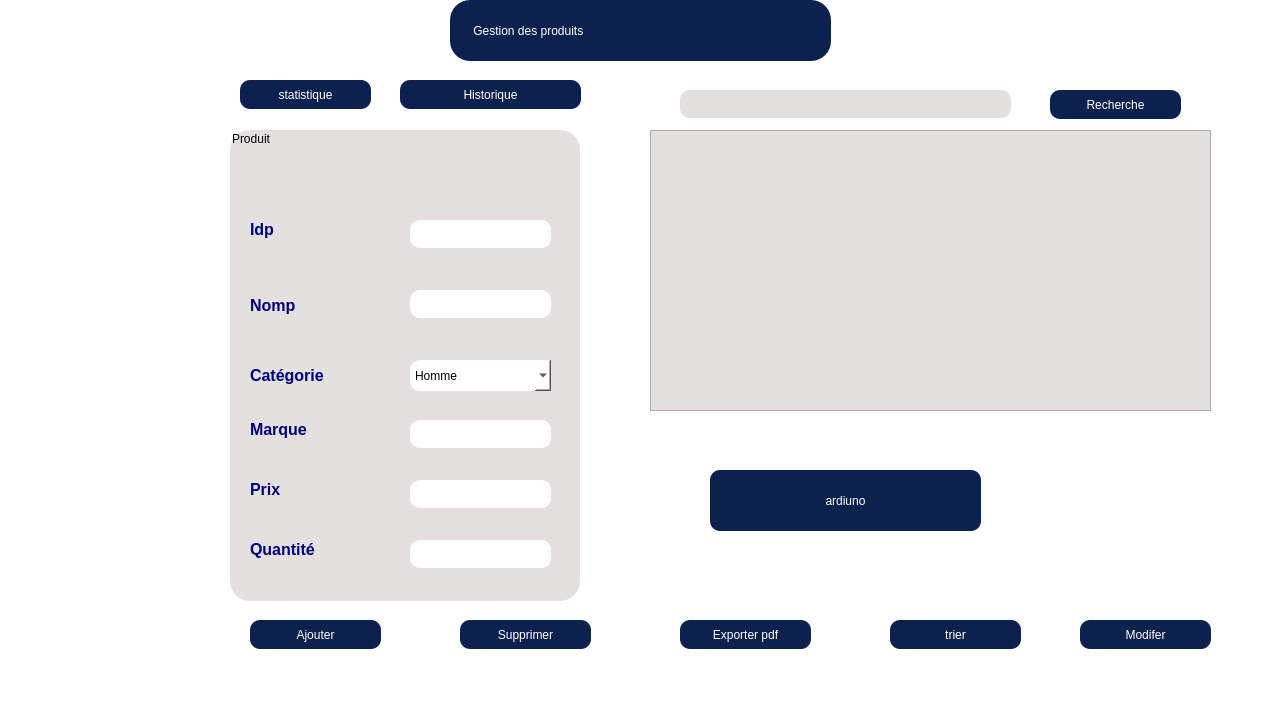
<?xml version="1.0" encoding="UTF-8"?>
<ui version="4.0">
 <class>MainWindow</class>
 <widget class="QMainWindow" name="MainWindow">
  <property name="geometry">
   <rect>
    <x>0</x>
    <y>0</y>
    <width>1280</width>
    <height>720</height>
   </rect>
  </property>
  <property name="windowTitle">
   <string>MainWindow</string>
  </property>
  <property name="styleSheet">
   <string notr="true">background-color: rgb(255, 255, 255);
background-color: rgb(255, 255, 255);</string>
  </property>
  <widget class="QWidget" name="centralwidget">
   <widget class="QGroupBox" name="groupBoxCategorie">
    <property name="geometry">
     <rect>
      <x>230</x>
      <y>130</y>
      <width>350</width>
      <height>471</height>
     </rect>
    </property>
    <property name="styleSheet">
     <string notr="true">background-color:rgb(228,224,223);
alternate-background-color: rgb(153, 204, 153);
font: 18pt &quot;Segoe UI&quot;;
border-radius:20%;</string>
    </property>
    <property name="title">
     <string>Produit</string>
    </property>
    <widget class="QLabel" name="label">
     <property name="geometry">
      <rect>
       <x>20</x>
       <y>90</y>
       <width>121</width>
       <height>51</height>
      </rect>
     </property>
     <property name="styleSheet">
      <string notr="true">color: rgb(0, 0, 127);</string>
     </property>
     <property name="text">
      <string>&lt;html&gt;&lt;head/&gt;&lt;body&gt;&lt;p&gt;&lt;span style=&quot; font-size:12pt; font-weight:696;&quot;&gt;Idp &lt;/span&gt;&lt;/p&gt;&lt;p&gt;&lt;br/&gt;&lt;/p&gt;&lt;/body&gt;&lt;/html&gt;</string>
     </property>
    </widget>
    <widget class="QLabel" name="label_3">
     <property name="geometry">
      <rect>
       <x>20</x>
       <y>150</y>
       <width>141</width>
       <height>51</height>
      </rect>
     </property>
     <property name="styleSheet">
      <string notr="true">color: rgb(0, 0, 127);</string>
     </property>
     <property name="text">
      <string>&lt;html&gt;&lt;head/&gt;&lt;body&gt;&lt;p&gt;&lt;span style=&quot; font-size:12pt; font-weight:696;&quot;&gt;Nomp&lt;/span&gt;&lt;/p&gt;&lt;/body&gt;&lt;/html&gt;</string>
     </property>
    </widget>
    <widget class="QLabel" name="label_4">
     <property name="geometry">
      <rect>
       <x>20</x>
       <y>230</y>
       <width>101</width>
       <height>31</height>
      </rect>
     </property>
     <property name="styleSheet">
      <string notr="true">color: rgb(0, 0, 127);</string>
     </property>
     <property name="text">
      <string>&lt;html&gt;&lt;head/&gt;&lt;body&gt;&lt;p&gt;&lt;span style=&quot; font-size:12pt; font-weight:700;&quot;&gt;Catégorie &lt;/span&gt;&lt;/p&gt;&lt;/body&gt;&lt;/html&gt;</string>
     </property>
    </widget>
    <widget class="QLabel" name="label_5">
     <property name="geometry">
      <rect>
       <x>20</x>
       <y>290</y>
       <width>151</width>
       <height>41</height>
      </rect>
     </property>
     <property name="styleSheet">
      <string notr="true">color: rgb(0, 0, 127);</string>
     </property>
     <property name="text">
      <string>&lt;html&gt;&lt;head/&gt;&lt;body&gt;&lt;p&gt;&lt;span style=&quot; font-size:12pt; font-weight:696;&quot;&gt;Marque&lt;/span&gt;&lt;/p&gt;&lt;p&gt;&lt;br/&gt;&lt;/p&gt;&lt;/body&gt;&lt;/html&gt;</string>
     </property>
    </widget>
    <widget class="QLabel" name="label_6">
     <property name="geometry">
      <rect>
       <x>20</x>
       <y>350</y>
       <width>101</width>
       <height>41</height>
      </rect>
     </property>
     <property name="styleSheet">
      <string notr="true">color: rgb(0, 0, 127);</string>
     </property>
     <property name="text">
      <string>&lt;html&gt;&lt;head/&gt;&lt;body&gt;&lt;p&gt;&lt;span style=&quot; font-size:12pt; font-weight:696;&quot;&gt;Prix&lt;/span&gt;&lt;/p&gt;&lt;p&gt;&lt;br/&gt;&lt;/p&gt;&lt;/body&gt;&lt;/html&gt;</string>
     </property>
    </widget>
    <widget class="QLabel" name="label_7">
     <property name="geometry">
      <rect>
       <x>20</x>
       <y>410</y>
       <width>131</width>
       <height>41</height>
      </rect>
     </property>
     <property name="styleSheet">
      <string notr="true">color: rgb(0, 0, 127);</string>
     </property>
     <property name="text">
      <string>&lt;html&gt;&lt;head/&gt;&lt;body&gt;&lt;p&gt;&lt;span style=&quot; font-size:12pt; font-weight:696;&quot;&gt;Quantité&lt;/span&gt;&lt;/p&gt;&lt;p&gt;&lt;br/&gt;&lt;/p&gt;&lt;/body&gt;&lt;/html&gt;</string>
     </property>
    </widget>
    <widget class="QLineEdit" name="lineEdit_Idp">
     <property name="geometry">
      <rect>
       <x>180</x>
       <y>90</y>
       <width>141</width>
       <height>28</height>
      </rect>
     </property>
     <property name="styleSheet">
      <string notr="true">background-color: rgb(255, 255, 255);
 border-radius:10%;</string>
     </property>
    </widget>
    <widget class="QComboBox" name="categorie">
     <property name="geometry">
      <rect>
       <x>180</x>
       <y>230</y>
       <width>141</width>
       <height>31</height>
      </rect>
     </property>
     <property name="styleSheet">
      <string notr="true">font: 9pt &quot;Segoe UI&quot;;
color: rgb(0, 0, 0);
background-color: rgb(255, 255, 255);
 border-radius:10%;</string>
     </property>
     <item>
      <property name="text">
       <string>Homme</string>
      </property>
     </item>
     <item>
      <property name="text">
       <string>Femme</string>
      </property>
     </item>
     <item>
      <property name="text">
       <string>Enfant</string>
      </property>
     </item>
    </widget>
    <widget class="QLineEdit" name="lineEdit_Nomp">
     <property name="geometry">
      <rect>
       <x>180</x>
       <y>160</y>
       <width>141</width>
       <height>28</height>
      </rect>
     </property>
     <property name="styleSheet">
      <string notr="true">background-color: rgb(255, 255, 255);
 border-radius:10%;</string>
     </property>
    </widget>
   </widget>
   <widget class="QPushButton" name="Modifier_produit">
    <property name="geometry">
     <rect>
      <x>1080</x>
      <y>620</y>
      <width>131</width>
      <height>29</height>
     </rect>
    </property>
    <property name="styleSheet">
     <string notr="true">background-color: rgb(13, 33, 79); border-radius:10%;
font: 9pt &quot;Segoe UI&quot;;
color: rgb(255, 255, 255);
</string>
    </property>
    <property name="text">
     <string>Modifer</string>
    </property>
   </widget>
   <widget class="QPushButton" name="ajouter_produit">
    <property name="geometry">
     <rect>
      <x>250</x>
      <y>620</y>
      <width>131</width>
      <height>29</height>
     </rect>
    </property>
    <property name="styleSheet">
     <string notr="true">background-color: rgb(13, 33, 79); border-radius:10%;
font: 9pt &quot;Segoe UI&quot;;
color: rgb(255, 255, 255);
</string>
    </property>
    <property name="text">
     <string>Ajouter</string>
    </property>
   </widget>
   <widget class="QPushButton" name="expoter_produit">
    <property name="geometry">
     <rect>
      <x>680</x>
      <y>620</y>
      <width>131</width>
      <height>29</height>
     </rect>
    </property>
    <property name="styleSheet">
     <string notr="true">background-color: rgb(13, 33, 79); border-radius:10%;
font: 9pt &quot;Segoe UI&quot;;
color: rgb(255, 255, 255);
</string>
    </property>
    <property name="text">
     <string>Exporter pdf</string>
    </property>
   </widget>
   <widget class="QPushButton" name="suppreime_produit">
    <property name="geometry">
     <rect>
      <x>460</x>
      <y>620</y>
      <width>131</width>
      <height>29</height>
     </rect>
    </property>
    <property name="styleSheet">
     <string notr="true">background-color: rgb(13, 33, 79); border-radius:10%;
font: 9pt &quot;Segoe UI&quot;;
color: rgb(255, 255, 255);
</string>
    </property>
    <property name="text">
     <string>Supprimer</string>
    </property>
   </widget>
   <widget class="QPushButton" name="recherhce_produit">
    <property name="geometry">
     <rect>
      <x>1050</x>
      <y>90</y>
      <width>131</width>
      <height>29</height>
     </rect>
    </property>
    <property name="styleSheet">
     <string notr="true">background-color: rgb(13, 33, 79); border-radius:10%;
font: 9pt &quot;Segoe UI&quot;;
color: rgb(255, 255, 255);
style:bold;
</string>
    </property>
    <property name="text">
     <string>Recherche</string>
    </property>
   </widget>
   <widget class="QLabel" name="label_2">
    <property name="geometry">
     <rect>
      <x>1130</x>
      <y>-20</y>
      <width>121</width>
      <height>101</height>
     </rect>
    </property>
    <property name="text">
     <string/>
    </property>
    <property name="pixmap">
     <pixmap>Black_and_White_Elegant_Fashion_Brand_Logo-removebg-preview.png</pixmap>
    </property>
    <property name="scaledContents">
     <bool>true</bool>
    </property>
   </widget>
   <widget class="QLabel" name="label_14">
    <property name="geometry">
     <rect>
      <x>450</x>
      <y>0</y>
      <width>381</width>
      <height>61</height>
     </rect>
    </property>
    <property name="styleSheet">
     <string notr="true">background-color: rgb(13, 33, 79); border-radius:20%;
color: rgb(255, 255, 255);
font: 700 16pt &quot;Segoe UI&quot;;</string>
    </property>
    <property name="text">
     <string>       Gestion des produits</string>
    </property>
   </widget>
   <widget class="QFrame" name="BarreMenu">
    <property name="geometry">
     <rect>
      <x>30</x>
      <y>20</y>
      <width>181</width>
      <height>631</height>
     </rect>
    </property>
    <property name="palette">
     <palette>
      <active>
       <colorrole role="WindowText">
        <brush brushstyle="SolidPattern">
         <color alpha="255">
          <red>255</red>
          <green>255</green>
          <blue>255</blue>
         </color>
        </brush>
       </colorrole>
       <colorrole role="Button">
        <brush brushstyle="SolidPattern">
         <color alpha="255">
          <red>13</red>
          <green>33</green>
          <blue>79</blue>
         </color>
        </brush>
       </colorrole>
       <colorrole role="Base">
        <brush brushstyle="SolidPattern">
         <color alpha="255">
          <red>13</red>
          <green>33</green>
          <blue>79</blue>
         </color>
        </brush>
       </colorrole>
       <colorrole role="Window">
        <brush brushstyle="SolidPattern">
         <color alpha="255">
          <red>13</red>
          <green>33</green>
          <blue>79</blue>
         </color>
        </brush>
       </colorrole>
      </active>
      <inactive>
       <colorrole role="WindowText">
        <brush brushstyle="SolidPattern">
         <color alpha="255">
          <red>255</red>
          <green>255</green>
          <blue>255</blue>
         </color>
        </brush>
       </colorrole>
       <colorrole role="Button">
        <brush brushstyle="SolidPattern">
         <color alpha="255">
          <red>13</red>
          <green>33</green>
          <blue>79</blue>
         </color>
        </brush>
       </colorrole>
       <colorrole role="Base">
        <brush brushstyle="SolidPattern">
         <color alpha="255">
          <red>13</red>
          <green>33</green>
          <blue>79</blue>
         </color>
        </brush>
       </colorrole>
       <colorrole role="Window">
        <brush brushstyle="SolidPattern">
         <color alpha="255">
          <red>13</red>
          <green>33</green>
          <blue>79</blue>
         </color>
        </brush>
       </colorrole>
      </inactive>
      <disabled>
       <colorrole role="WindowText">
        <brush brushstyle="SolidPattern">
         <color alpha="255">
          <red>120</red>
          <green>120</green>
          <blue>120</blue>
         </color>
        </brush>
       </colorrole>
       <colorrole role="Button">
        <brush brushstyle="SolidPattern">
         <color alpha="255">
          <red>13</red>
          <green>33</green>
          <blue>79</blue>
         </color>
        </brush>
       </colorrole>
       <colorrole role="Base">
        <brush brushstyle="SolidPattern">
         <color alpha="255">
          <red>13</red>
          <green>33</green>
          <blue>79</blue>
         </color>
        </brush>
       </colorrole>
       <colorrole role="Window">
        <brush brushstyle="SolidPattern">
         <color alpha="255">
          <red>13</red>
          <green>33</green>
          <blue>79</blue>
         </color>
        </brush>
       </colorrole>
      </disabled>
     </palette>
    </property>
    <property name="styleSheet">
     <string notr="true">background-color: rgb(13, 33, 79);border-radius: 15px; 
QLabel {
    color: rgb(255, 255, 255); /* White text color for labels */
}</string>
    </property>
    <widget class="QLabel" name="label_8">
     <property name="geometry">
      <rect>
       <x>11</x>
       <y>2</y>
       <width>16</width>
       <height>16</height>
      </rect>
     </property>
     <property name="text">
      <string/>
     </property>
     <property name="buddy">
      <cstring>BarreMenu</cstring>
     </property>
    </widget>
    <widget class="QLabel" name="label_9">
     <property name="geometry">
      <rect>
       <x>10</x>
       <y>140</y>
       <width>86</width>
       <height>27</height>
      </rect>
     </property>
     <property name="font">
      <font>
       <pointsize>12</pointsize>
       <bold>true</bold>
      </font>
     </property>
     <property name="styleSheet">
      <string notr="true">QLabel {
    color: rgb(255, 255, 255); /* White text color for labels */
}</string>
     </property>
     <property name="text">
      <string>👥Client</string>
     </property>
    </widget>
    <widget class="QLabel" name="label_10">
     <property name="geometry">
      <rect>
       <x>11</x>
       <y>240</y>
       <width>141</width>
       <height>27</height>
      </rect>
     </property>
     <property name="font">
      <font>
       <pointsize>12</pointsize>
       <bold>true</bold>
      </font>
     </property>
     <property name="styleSheet">
      <string notr="true">QLabel {
    color: rgb(255, 255, 255); /* White text color for labels */
}</string>
     </property>
     <property name="text">
      <string>🛒Commande</string>
     </property>
    </widget>
    <widget class="QLabel" name="label_11">
     <property name="geometry">
      <rect>
       <x>11</x>
       <y>340</y>
       <width>147</width>
       <height>27</height>
      </rect>
     </property>
     <property name="font">
      <font>
       <pointsize>12</pointsize>
       <bold>true</bold>
      </font>
     </property>
     <property name="styleSheet">
      <string notr="true">QLabel {
    color: rgb(255, 255, 255); /* White text color for labels */
}</string>
     </property>
     <property name="text">
      <string>🏭Fournisseur</string>
     </property>
    </widget>
    <widget class="QLabel" name="label_12">
     <property name="geometry">
      <rect>
       <x>10</x>
       <y>440</y>
       <width>144</width>
       <height>27</height>
      </rect>
     </property>
     <property name="font">
      <font>
       <pointsize>12</pointsize>
       <bold>true</bold>
      </font>
     </property>
     <property name="styleSheet">
      <string notr="true">QLabel {
    color: rgb(255, 255, 255); /* White text color for labels */
}</string>
     </property>
     <property name="text">
      <string>🧾Produits</string>
     </property>
    </widget>
    <widget class="QLabel" name="label_13">
     <property name="geometry">
      <rect>
       <x>10</x>
       <y>540</y>
       <width>119</width>
       <height>27</height>
      </rect>
     </property>
     <property name="font">
      <font>
       <pointsize>12</pointsize>
       <bold>true</bold>
      </font>
     </property>
     <property name="styleSheet">
      <string notr="true">QLabel {
    color: rgb(255, 255, 255); /* White text color for labels */
}</string>
     </property>
     <property name="text">
      <string>🚚Livraison</string>
     </property>
    </widget>
    <widget class="QLabel" name="label_17">
     <property name="geometry">
      <rect>
       <x>10</x>
       <y>50</y>
       <width>131</width>
       <height>27</height>
      </rect>
     </property>
     <property name="font">
      <font>
       <pointsize>12</pointsize>
       <bold>true</bold>
      </font>
     </property>
     <property name="styleSheet">
      <string notr="true">QLabel {
    color: rgb(255, 255, 255); /* White text color for labels */
}</string>
     </property>
     <property name="text">
      <string>💼Employé</string>
     </property>
    </widget>
   </widget>
   <widget class="QLineEdit" name="marque">
    <property name="geometry">
     <rect>
      <x>410</x>
      <y>420</y>
      <width>141</width>
      <height>28</height>
     </rect>
    </property>
    <property name="styleSheet">
     <string notr="true">background-color: rgb(255, 255, 255);
 border-radius:10%;</string>
    </property>
   </widget>
   <widget class="QLineEdit" name="lineEditPrix">
    <property name="geometry">
     <rect>
      <x>410</x>
      <y>480</y>
      <width>141</width>
      <height>28</height>
     </rect>
    </property>
    <property name="styleSheet">
     <string notr="true">background-color: rgb(255, 255, 255);
 border-radius:10%;</string>
    </property>
   </widget>
   <widget class="QLineEdit" name="lineEditQuantite">
    <property name="geometry">
     <rect>
      <x>410</x>
      <y>540</y>
      <width>141</width>
      <height>28</height>
     </rect>
    </property>
    <property name="styleSheet">
     <string notr="true">background-color: rgb(255, 255, 255);
 border-radius:10%;</string>
    </property>
   </widget>
   <widget class="QTableView" name="tableView">
    <property name="geometry">
     <rect>
      <x>650</x>
      <y>130</y>
      <width>561</width>
      <height>281</height>
     </rect>
    </property>
    <property name="styleSheet">
     <string notr="true">background-color:rgb(228,224,223);
</string>
    </property>
   </widget>
   <widget class="QLineEdit" name="lineEdit_Idp_2">
    <property name="geometry">
     <rect>
      <x>680</x>
      <y>90</y>
      <width>331</width>
      <height>28</height>
     </rect>
    </property>
    <property name="styleSheet">
     <string notr="true">background-color: rgb(255, 255, 255);
 border-radius:10%;
background-color:rgb(228,224,223);</string>
    </property>
   </widget>
   <widget class="QPushButton" name="trier_produit">
    <property name="geometry">
     <rect>
      <x>890</x>
      <y>620</y>
      <width>131</width>
      <height>29</height>
     </rect>
    </property>
    <property name="styleSheet">
     <string notr="true">background-color: rgb(13, 33, 79); border-radius:10%;
font: 9pt &quot;Segoe UI&quot;;
color: rgb(255, 255, 255);
</string>
    </property>
    <property name="text">
     <string>trier</string>
    </property>
   </widget>
   <widget class="QPushButton" name="statistique_produit">
    <property name="geometry">
     <rect>
      <x>240</x>
      <y>80</y>
      <width>131</width>
      <height>29</height>
     </rect>
    </property>
    <property name="styleSheet">
     <string notr="true">background-color: rgb(13, 33, 79); border-radius:10%;
font: 9pt &quot;Segoe UI&quot;;
color: rgb(255, 255, 255);
</string>
    </property>
    <property name="text">
     <string>statistique</string>
    </property>
   </widget>
   <widget class="QPushButton" name="historique_produit">
    <property name="geometry">
     <rect>
      <x>400</x>
      <y>80</y>
      <width>181</width>
      <height>29</height>
     </rect>
    </property>
    <property name="styleSheet">
     <string notr="true">background-color: rgb(13, 33, 79); border-radius:10%;
font: 9pt &quot;Segoe UI&quot;;
color: rgb(255, 255, 255);
</string>
    </property>
    <property name="text">
     <string>Historique</string>
    </property>
   </widget>
   <widget class="QPushButton" name="pushButton">
    <property name="geometry">
     <rect>
      <x>710</x>
      <y>470</y>
      <width>271</width>
      <height>61</height>
     </rect>
    </property>
    <property name="styleSheet">
     <string notr="true">background-color: rgb(13, 33, 79); border-radius:10%;
font: 9pt &quot;Segoe UI&quot;;
color: rgb(255, 255, 255);
</string>
    </property>
    <property name="text">
     <string>ardiuno</string>
    </property>
   </widget>
  </widget>
  <widget class="QMenuBar" name="menubar">
   <property name="geometry">
    <rect>
     <x>0</x>
     <y>0</y>
     <width>1280</width>
     <height>25</height>
    </rect>
   </property>
  </widget>
  <widget class="QStatusBar" name="statusbar"/>
 </widget>
 <layoutdefault spacing="6" margin="11"/>
 <resources/>
 <connections/>
</ui>
